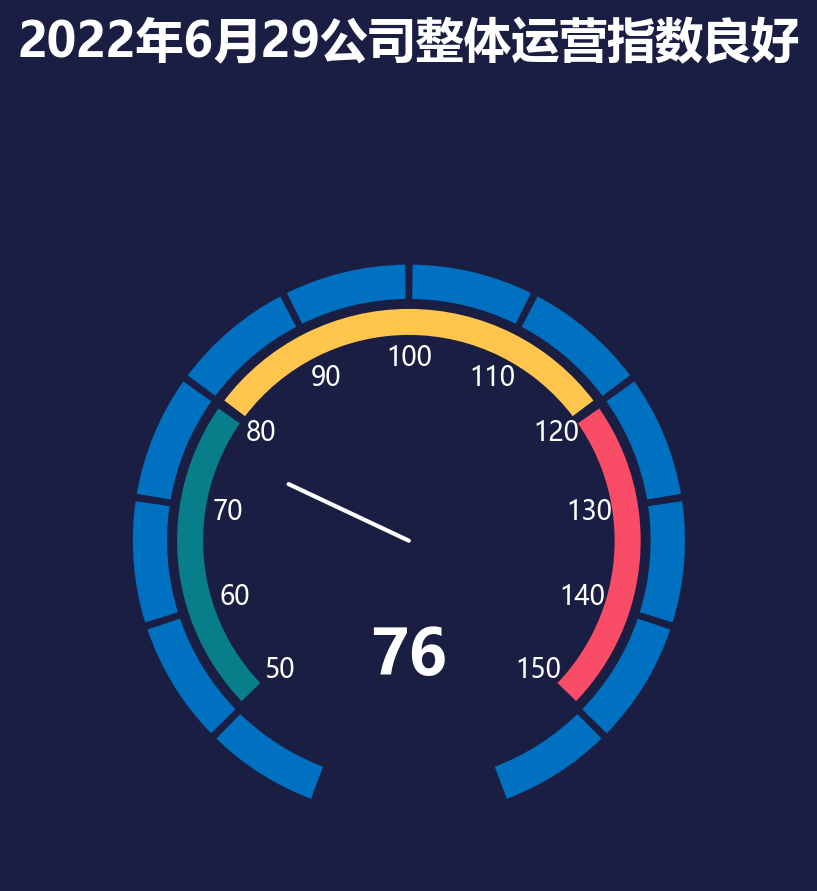

The script that saved this image:
# -*- coding: utf-8 -*-
"""
图表 22 仪表盘图
复现《Excel数据可视化 - 从图表到数据大屏》第二章后15个图表
运行: python 22_仪表盘图.py  ->  生成 22_仪表盘图.png
"""

import os
import math
import numpy as np
import matplotlib
matplotlib.use('Agg')
import matplotlib.pyplot as plt
from matplotlib.patches import (Circle, Wedge, Rectangle, FancyBboxPatch,
                                PathPatch)
from matplotlib.path import Path
from matplotlib.lines import Line2D
from matplotlib.patches import Patch
import matplotlib.colors as mcolors

plt.rcParams['font.sans-serif'] = ['Microsoft YaHei', 'SimHei', 'DejaVu Sans']
plt.rcParams['axes.unicode_minus'] = False
plt.rcParams['figure.dpi'] = 150

OUT = os.path.dirname(os.path.abspath(__file__))

# ---------------- 配色（取自原图表像素） ----------------
BG       = '#1A1E43'   # 深蓝底
BLUE     = '#0070C0'
BLUE_L   = '#00B0F0'
BLUE_M   = '#82ADD7'
BLUE_BR  = '#0E5DFF'   # 子弹图-实际
RED      = '#E74E69'
YELLOW   = '#FFC000'
AMBER    = '#FFC54D'
TEAL     = '#087E8B'
ROSE_R   = '#F94C66'
CYAN     = '#37A2DA'
GREEN_T  = '#11A7AD'
PURPLE   = '#7030A0'
DARKLINE = '#1A1E43'
TXT      = '#FFFFFF'
TXT2     = '#E9EAF2'
TXT3     = '#AEB1C2'
GREY_TR  = '#767889'   # 滑珠轨道灰
GREY_BEAD= '#A6A6A6'
OUTLINE  = '#9BA0BC'   # 目标柱描边
# 南丁格尔圆环
R_PURPLE = '#512DCB'
R_BLUE   = '#6073F3'
R_CYAN   = '#66CBDD'
# 复合柱形图季度色
Q_COLORS = ['#4A5BD1', '#FC6C0F', '#F6A50B', '#A2417B']

TITLE_FS  = 23
SUB_FS    = 14.5
NOTE_FS   = 10.5


def save(fig, name):
    path = os.path.join(OUT, name)
    fig.savefig(path, facecolor=BG, bbox_inches='tight', pad_inches=0.12)
    plt.close(fig)
    print('saved:', name)


def dashboard(title=None, subtitle=None, footnote=None, figsize=(8.4, 6.0)):
    """统一的深色大屏画布，返回 fig，标题/副标题/脚注用 figure 坐标"""
    fig = plt.figure(figsize=figsize, facecolor=BG)
    if title:
        fig.text(0.055, 0.955, title, fontsize=TITLE_FS, fontweight='bold',
                 color=TXT, va='top', ha='left')
    if subtitle:
        fig.text(0.055, 0.885, subtitle, fontsize=SUB_FS, color=TXT2,
                 va='top', ha='left')
    if footnote:
        fig.text(0.055, 0.045, footnote, fontsize=NOTE_FS, color=TXT3,
                 va='bottom', ha='left')
    return fig


def polar_xy(r, deg_cw_from_top):
    """顺时针(从正上方)角度 -> 直角坐标"""
    a = np.radians(90 - deg_cw_from_top)
    return r * np.cos(a), r * np.sin(a)


def ring(ax, r_in, r_out, vals, colors, start=90, edge=DARKLINE, lw=1.2):
    """画一个(甜甜圈)环：vals 为各项占比(自动归一)，从 start 度起顺时针着色"""
    vals = np.asarray(vals, dtype=float)
    total = vals.sum()
    cur = start
    out = []
    for v, c in zip(vals, colors):
        sweep = 360.0 * v / total
        if c is not None:
            w = Wedge((0, 0), r_out, cur - sweep, cur,
                      width=r_out - r_in, facecolor=c, edgecolor=edge,
                      linewidth=lw, zorder=2)
            ax.add_patch(w)
            out.append(w)
        cur -= sweep
    return out


def capsule(ax, x0, x1, y, thick_pt, color, z=2):
    """以粗圆头线画胶囊条(thick_pt 为线宽/点)，不受坐标比例影响"""
    ax.plot([x0, x1], [y, y], color=color, lw=thick_pt,
            solid_capstyle='round', solid_joinstyle='round',
            zorder=z, clip_on=False)


# ============ 22 仪表盘图 ============
def fig22():
    value = 76
    vmin, vmax = 50, 150

    def tc(v):  # 数值 -> 从正上方顺时针的角度
        return 225 + (v - vmin) / (vmax - vmin) * 270

    fig = dashboard(figsize=(8.0, 6.4))
    fig.text(0.5, 0.955, '2022年6月29公司整体运营指数良好',
             fontsize=TITLE_FS, fontweight='bold', color=TXT,
             va='top', ha='center')
    ax = fig.add_axes([0.20, 0.02, 0.60, 0.78])
    ax.set_xlim(-1.30, 1.30); ax.set_ylim(-1.20, 1.20)
    ax.set_aspect('equal'); ax.axis('off')

    # 外环：12 段蓝色刻度弧（50/150 两端各向下多延伸约 25°）
    bounds_cw = ([200] + [tc(v) for v in range(50, 151, 10)] + [520])
    for c1, c2 in zip(bounds_cw[:-1], bounds_cw[1:]):
        a1, a2 = 90 - c2 + 0.6, 90 - c1 - 0.6
        ax.add_patch(Wedge((0, 0), 1.0, a1, a2, width=0.13,
                           facecolor=BLUE, edgecolor=BG, lw=.8, zorder=2))

    # 内圈色带：50-80 青 / 80-120 黄 / 120-150 红
    zones = [(50, 80, TEAL), (80, 120, AMBER), (120, 150, ROSE_R)]
    for v1, v2, c in zones:
        a1, a2 = 90 - tc(v2) + 1.0, 90 - tc(v1) - 1.0
        ax.add_patch(Wedge((0, 0), 0.84, a1, a2, width=0.10,
                           facecolor=c, edgecolor=BG, lw=.8, zorder=3))

    # 刻度标签
    for v in range(50, 151, 10):
        x, y = polar_xy(0.66, tc(v))
        ax.text(x, y, str(v), ha='center', va='center',
                fontsize=12.5, color=TXT)

    # 指针（原图无中心圆点）
    ang = np.radians(90 - tc(value))
    ax.plot([0, 0.48 * np.cos(ang)], [0, 0.48 * np.sin(ang)],
            color='white', lw=2.0, zorder=6, solid_capstyle='round')
    ax.text(0, -0.42, str(value), ha='center', va='center',
            fontsize=30, color='white', fontweight='bold')
    save(fig, '22_仪表盘图.png')


if __name__ == '__main__':
    fig22()
